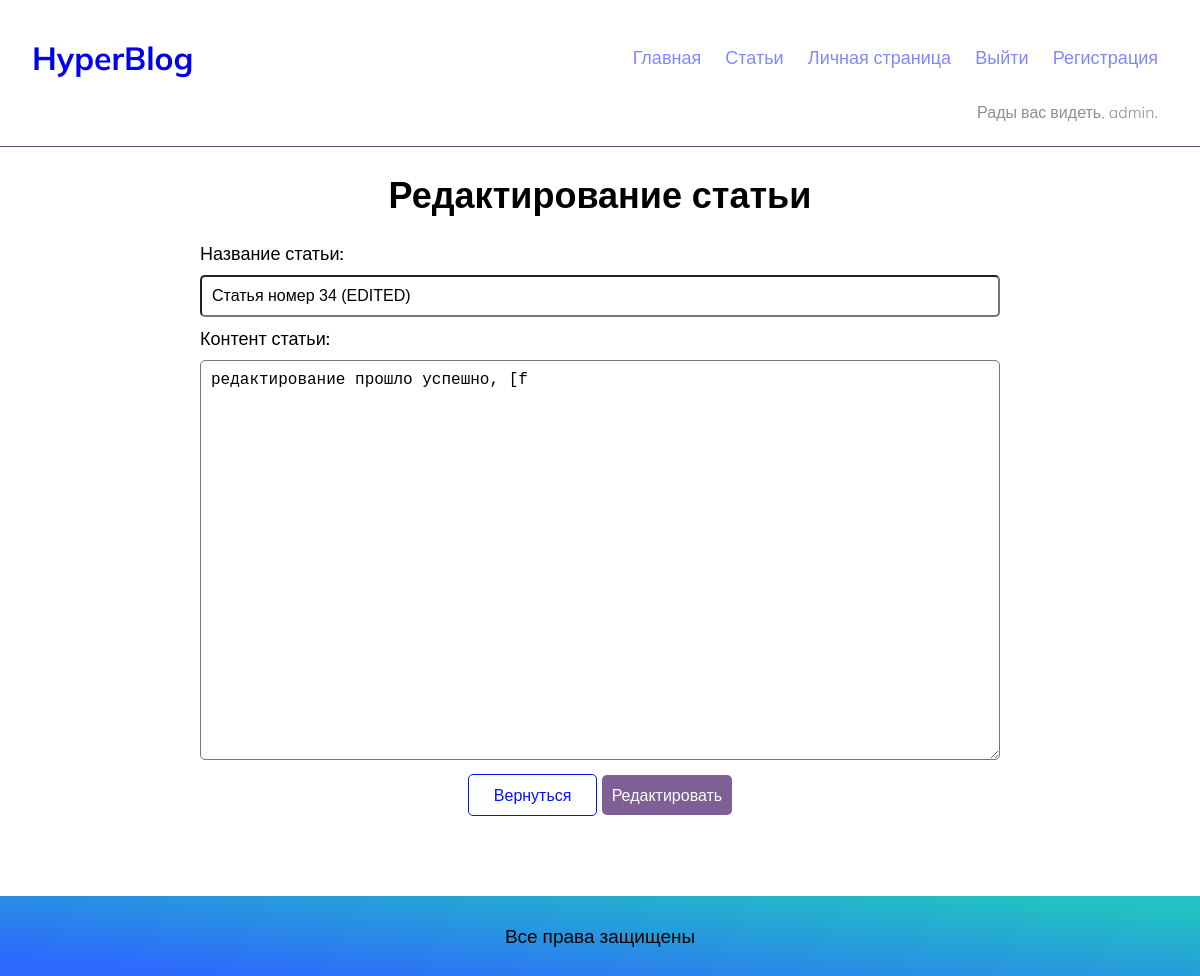
Page /publications/5/edit (signed in) on the committed database.
### main/models.py (models this page shows, shortened)
class Article(models.Model):
    title = models.CharField("Заголовок статьи", max_length=200)
    author = models.ForeignKey(User, on_delete=models.CASCADE, related_name='article_author')
    body = models.TextField("Текст статьи")
    pub_date = models.DateTimeField("Дата публиуации")
    class Meta:
        verbose_name = 'Статья'
        verbose_name_plural = 'Статьи'

### main/views.py (the view)
# urls.py: path('publications/<int:pk>/edit', ArticleEdit.as_view(), name='post_edit'),
class ArticleEdit(UpdateView):
    model = Article
    template_name = 'main/edit.html'
    fields = ['title', 'body']
    def get(self, request, *args, **kwargs):
        self.object = self.get_object()
        if self.object.author != self.request.user:
            raise PermissionDenied()
        return super().get(request, *args, **kwargs)

### main/templates/main/edit.html (shortened to what this page needs)
{% extends 'main/base.html' %}
{% block content %}
<div class="wrapper">
    <div class="article-form">
        <h2 class="heading-form">Редактирование статьи</h2>
        {% if user.is_authenticated %}
        <form class="form" method="post">
            <p class="article-label">Название статьи:</p>
            <p class="article-title">{{ form.title }}</p>
            <p class="article-label">Контент статьи:</p>
            <p class="article-text">{{ form.body }}</p>
            <div class="btn-left">
                <a class="button btn-back" href="{% url 'main:person' %}">Вернуться</a>
                <input class="button btn-article btn-article-edit" type="submit" value="Редактировать" />
            </div>
        </form>
        {% else %}
        <p>Только авторизованные пользователи могут создавать статьи</p>
        {% endif %}
    </div>
</div>
{% endblock content %}

### main/templates/main/base.html (shortened to what this page needs)
<!DOCTYPE html>
{% load static %}
<html lang="en">
<head>
    <link href="{% static 'css/base.css' %}" rel="stylesheet">
</head>
<body>
    <div class="wrapper">
        <div class="head">
            <header class="header">
                <h1 class="logo"><a href="{% url 'main:welcome' %}">HyperBlog</a></h1>
                {% with url_name=request.resolver_match.url_name %}
                <nav class="menu">
                    <ul class="navigation">
                        <li><a class="menu-link {% if url_name == 'welcome' %}active{% endif %}"
                           href="{% url 'main:welcome' %}">Главная</a></li>
                        <li><a class="menu-link {% if url_name == 'publications' %}active{% endif %}" href="{% url 'main:publications' %}">Статьи</a></li>
                        {% if user.is_authenticated %}
                            <li><a class="menu-link {% if url_name == 'person' %}active{% endif %}" href="{% url 'main:person' %}">Личная страница</a></li>
                            <li><a class="menu-link {% if url_name == 'logout' %}active{% endif %}" href="{% url 'main:logout' %}">Выйти</a></li>
                        {% else %}
                            <li><a class="menu-link {% if url_name == 'login' %}active{% endif %}" href="{% url 'main:login' %}">Войти</a></li>
                        {% endif %}
                        <li><a class="menu-link {% if url_name == 'signup' %}active{% endif %}" href="{% url 'main:signup' %}">Регистрация</a></li>
                    </ul>
                </nav>
                {% endwith %}
            </header>
            <section class="user-status">
                {% if user.is_authenticated %}
                    <p>Рады вас видеть, {{ user.username }}.</p>
                {% else %}
                    <p>Статус: гость</p>
                {% endif %}
            </section>
        </div>
    </div>
    <div class="main">
        <div class="line"></div>
        {% block content %}{% endblock %}
    </div>
    <footer class="footer">Все права защищены</footer>
</body>
</html>

### static/css/base.css (style rules this page uses)
* { margin: 0; padding: 0; box-sizing: border-box; }
a { text-decoration: None; }
.button { font-family: inherit; font-weight: 500; font-size: 18px; line-height:60px; border: 0; cursor: pointer; padding-left: 36px; padding-right:36px; display: inline-block; transition: background 0.1s linear; }
.wrapper { max-width: 1280px; width: 100%; margin: 0 auto; padding-left: 32px; padding-right: 32px; }
body { font-family: 'Mulish', sans-serif; display: flex; flex-direction: column; min-height: 100vh; }
.header { display: flex; justify-content: space-between; align-items: center; padding-top:38px; padding-bottom: 20px; flex-wrap: wrap; }
.user-status { display: flex; justify-content: right; font-weight: 300; font-size: 16px; line-height: 28px; color: #8f8f8f; padding-bottom: 20px; padding-right: 10px; flex-wrap: wrap; align-items: center; }
.navigation li { display: inline-block; }
.menu-link { font-size: 18px; line-height: 20px; color: #0012ff; opacity: 0.5; transition: opacity 0.1s linear; display: inline-block; padding: 10px; border-radius: 3px; }
.line { border-top: 1px solid rgb(103,75,125); width: 100%; max-width: 1350px; margin: 0 auto; }
.main { margin-bottom: 80px; }
.footer { background: rgb(34,193,195); background: linear-gradient(185deg, rgba(34,193,195,1) 10%, rgba(45,105,253,1) 90%); height:80px; font-style: normal; font-weight:normal; font-size: 19px; display: flex; justify-content: center; align-items: center; margin-top: auto; }
.heading-form { font-weight: bold; font-size: 36px; line-height: 55px; text-align: center; color: #000000; }
.article-form { font-family: inherit; display: flex; flex-direction: column; padding-top: 20px; max-width: 800px; margin: 0 auto; }
.form { display: flex; flex-direction: column; justify-content: center; padding-top: 10px; }
.article-title, .article-text, .btn-left, .article-label { padding-top: 10px; }
.btn-article { font-size: 16px; line-height:40px; padding-left: 30px; padding-right:30px; border-radius: 5px; background: rgb(126, 95, 150); color: #ffffff; transition: background 0.1s linear; }
.btn-article-edit { padding-left: 10px; padding-right:10px; }
.btn-back { font-size: 16px; line-height:40px; padding-left: 25px; padding-right:25px; border-radius: 5px; border: 1px solid #0012ff; color: #0012ff; }
.btn-left { text-align: center; }
.article-text { max-width: 800px; }
#id_title { font-size:16px; padding:10px; border-radius: 5px; width: 100%; }
#id_body { font-size:16px; padding:10px; border-radius: 5px; width: 100%; height: 400px; }
.article-label { font-size:18px; font-weight: 500; }

### rows in the picture
Article: title "Статья номер 34 (EDITED)", body "редактирование прошло успешно, [f"

### other values in the picture
{{ user.username }} "admin"
